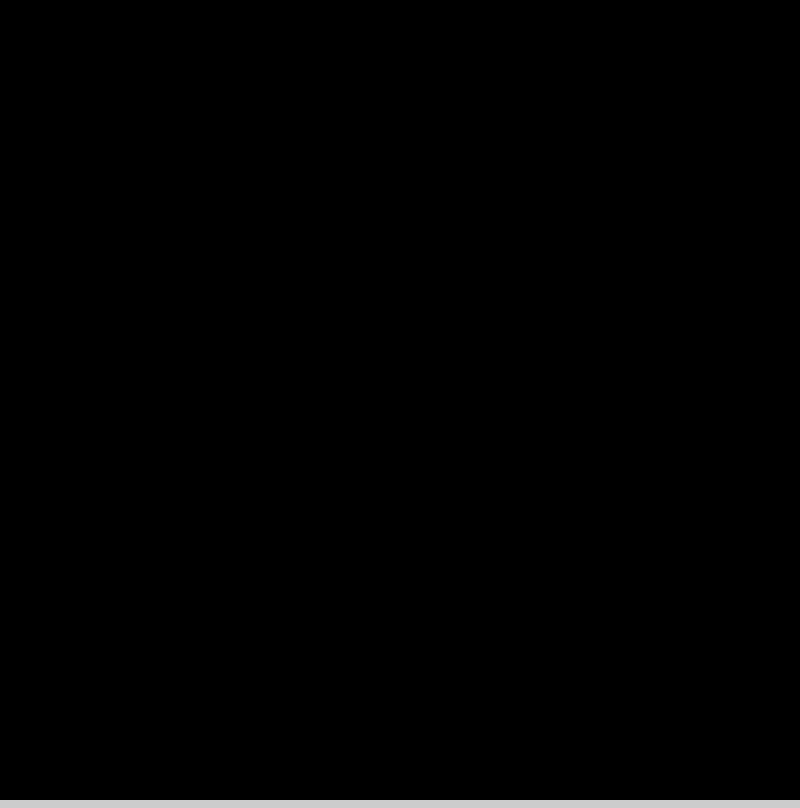
Frame 1 (no input)
Frame 60 (the mouse pressed at the canvas centre just before this capture): identical to frame 1, image omitted
Frame 120 (the mouse held since frame 60 and released just before this capture): identical to frame 1, image omitted

The Processing sketch that drew this single still picture (run headless with seeded random() and noise(); from frame 60 on, the mouse is pressed at the canvas centre):

// Processing sketch: fallingSandThroughWater
// ── fallingSandThroughWater.pde
// https://blog.winter.dev/2020/falling-sand-games/

// using some of the logic here for checking
// and using a regular array instead of a pixel array
// for sand that is going to move I will have to make a new
// position variable x1 y1  and set the x and y to 0 to delete the old one
// if I only use one array I run into the problem of teleporting the
// sand to the bottom
// if I use two arrays I will have to check if it is empty in current


// sand in water makes tall towers because it only checks the spot below
// sand in air makes pyramids becaues it checks down left and right

// the problem was water was overwriting in its base case of not moving so needed to check that it survied untll the next generation

int [][] grid;
int [][] nextGrid;
int cols;
int rows;
int sz;
color _EMPTY = color(0);
color _SAND  = color(255, 150, 50);
color _WATER = color(10, 140, 250);
color _ROCK = color(170, 163, 163);
void setup() {
  size(800, 808);
  sz = 10;
  cols = int(width/sz);
  rows = int(height/sz);
  noStroke();
  grid = new int [rows][cols];
  //grid[40][40] = 1;
  /*
 for (int j =0; j<rows;j++){
   for (int i = 0; i<cols; i++) {
   grid[j][i]=2;
   }
   
   }
   */
  //frameRate(1);
  showGrid();
}

void draw() {
  update();
  showGrid();
}

void mousePressed() {

  mouseDragged();
}




void mouseDragged() {
  float mpx = map(mouseX, 0, width, 0, cols-1);
  float mpy = map(mouseY, 0, height, 0, rows-1);

  mpx = ((mpx+cols)%cols); // makes it on a torus

  mpy =((mpy+rows)%rows);
  if (keyPressed) {
    if (key == 'w' || key ==  'W') {
      grid[int(mpy)][int(mpx)] = 2;
    } else if (key == 's' || key == 'S') {
      grid[int(mpy)][int(mpx)] = 1;
    } else if (key == 'x' ||key == 'X') {
      grid[int(mpy)][int(mpx)] = 0;
    } else if (key == 'r' ||key == 'R') {
      grid[int(mpy)][int(mpx)] = 3;
    }
  }
}


void update() {
  // check each
  nextGrid = new int[rows][cols];
  for (int j =0; j <rows-1; j++) {   // scroll through from top seems to work bettter
    for (int i =1; i < cols-1; i++) {

      /// sand
      if ( grid[j][i] == 1) {
        sandCase(i, j);
      } else if ( grid[j][i] == 2) {
        waterCase(i, j);
      } else if ( grid[j][i] == 3) {
        rockCase(i, j);
      }
    }
  }


  // arrayCopy(newWorld,world); this does not work  need to manually copy the array

  for (int j=0; j< rows; j++) {  //
    for (int i=0; i< cols; i++) {
      grid[j][i] = nextGrid[j][i];
    }
  }
}


boolean inBounds(int x, int y) {
  return x >= 1    && y >= 0
    && x < cols-1 && y < rows-1;  // rows not height
}

boolean isEmpty(int x, int y) {
  return (inBounds(x, y) && grid[y][x] == 0) && (inBounds(x, y) && nextGrid[y][x] ==0) ; // check in current grid and next empty in both
}


boolean isWater(int x, int y) {
  return grid[y][x] == 2 || nextGrid[y][x] == 2; // check in current grid and next in current grid or next either
}

void setCell(int x, int y, int element) {
  // set the cell in the array 0 is empty element  is sand set to 1
  // but can be changed to 2 water, 3 rock;

  nextGrid[y][x] = element;  // set in next grid
}




void  sandCase(int i, int j) {

  boolean down  = isEmpty(i, j + 1);
  boolean downW  = isWater(i, j+1);
  boolean left  = isEmpty(i - 1, j + 1);
  boolean right = isEmpty(i + 1, j + 1);

  // add random ness if both left and right are true
  if (left && right) {
    boolean rand = random(1) > .5;
    left  = rand ? true  : false;
    right = rand ? false : true;
  }

  // set to nextGrid array

  if (down)  setCell(i, j + 1, 1);
  else if (downW) setCell(i, j+1, 1);    //setCell(i,j,2);   // switch places but adds water
  else if (left)  setCell(i - 1, j + 1, 1);
  else if (right) setCell(i + 1, j + 1, 1);
  else setCell(i, j, 1); // still need to add to the new array

}



void  waterCase(int i, int j) {

  boolean down  = isEmpty(i, j + 1);
  boolean left  = isEmpty(i - 1, j);
  boolean right = isEmpty(i + 1, j);

  boolean isSand = (nextGrid[j][i] == 1);

  // add random ness if both left and right are true
  if (left && right) {
    boolean rand = random(1) > .5;
    left  = rand ? true  : false;
    right = rand ? false : true;
  }

  // set to nextGrid array

  if (down)  setCell(i, j + 1, 2);
  else if (left)  setCell(i - 1, j, 2);
  else if (right) setCell(i + 1, j, 2);
  else if (!isSand) setCell(i, j, 2); // only set to water if next gen is not somthing that floats ie sand
  // this is it
}


void rockCase(int i, int j) {
  setCell(i, j, 3);
}



void showGrid() {
  for (int j =0; j < rows; j++) {
    for (int i =0; i < cols; i++) {
      // set color
      if (grid[j][i]==1) {
        fill(_SAND);
      } else if (grid[j][i] == 2) {
        fill(_WATER);
      } else if (grid[j][i] == 3) {
        fill(_ROCK);
      } else {
        fill(_EMPTY);
      }

      rect(i*sz, j*sz, sz, sz); // whoops!! this is standard x, y
    }
  }
}
